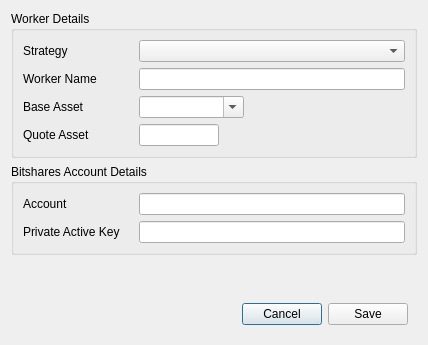
<?xml version="1.0" encoding="UTF-8"?>
<ui version="4.0">
 <class>Dialog</class>
 <widget class="QDialog" name="Dialog">
  <property name="geometry">
   <rect>
    <x>0</x>
    <y>0</y>
    <width>428</width>
    <height>345</height>
   </rect>
  </property>
  <property name="windowTitle">
   <string>DEXBot - Create Worker</string>
  </property>
  <property name="styleSheet">
   <string notr="true"/>
  </property>
  <property name="modal">
   <bool>true</bool>
  </property>
  <layout class="QGridLayout" name="gridLayout">
   <item row="4" column="0">
    <widget class="QWidget" name="widget" native="true">
     <property name="sizePolicy">
      <sizepolicy hsizetype="Preferred" vsizetype="Fixed">
       <horstretch>0</horstretch>
       <verstretch>0</verstretch>
      </sizepolicy>
     </property>
     <layout class="QHBoxLayout" name="horizontalLayout_2">
      <item>
       <spacer name="horizontalSpacer">
        <property name="orientation">
         <enum>Qt::Horizontal</enum>
        </property>
        <property name="sizeHint" stdset="0">
         <size>
          <width>179</width>
          <height>20</height>
         </size>
        </property>
       </spacer>
      </item>
      <item>
       <widget class="QPushButton" name="cancel_button">
        <property name="sizePolicy">
         <sizepolicy hsizetype="Fixed" vsizetype="Fixed">
          <horstretch>0</horstretch>
          <verstretch>0</verstretch>
         </sizepolicy>
        </property>
        <property name="cursor">
         <cursorShape>PointingHandCursor</cursorShape>
        </property>
        <property name="text">
         <string>Cancel</string>
        </property>
       </widget>
      </item>
      <item>
       <widget class="QPushButton" name="save_button">
        <property name="sizePolicy">
         <sizepolicy hsizetype="Fixed" vsizetype="Fixed">
          <horstretch>0</horstretch>
          <verstretch>0</verstretch>
         </sizepolicy>
        </property>
        <property name="cursor">
         <cursorShape>PointingHandCursor</cursorShape>
        </property>
        <property name="text">
         <string>Save</string>
        </property>
       </widget>
      </item>
     </layout>
    </widget>
   </item>
   <item row="3" column="0">
    <spacer name="verticalSpacer">
     <property name="orientation">
      <enum>Qt::Vertical</enum>
     </property>
     <property name="sizeHint" stdset="0">
      <size>
       <width>20</width>
       <height>40</height>
      </size>
     </property>
    </spacer>
   </item>
   <item row="1" column="0">
    <widget class="QGroupBox" name="groupBox_2">
     <property name="title">
      <string>Bitshares Account Details</string>
     </property>
     <layout class="QFormLayout" name="formLayout_2">
      <property name="rowWrapPolicy">
       <enum>QFormLayout::WrapLongRows</enum>
      </property>
      <item row="0" column="0">
       <widget class="QLabel" name="account_label">
        <property name="sizePolicy">
         <sizepolicy hsizetype="Fixed" vsizetype="Preferred">
          <horstretch>0</horstretch>
          <verstretch>0</verstretch>
         </sizepolicy>
        </property>
        <property name="minimumSize">
         <size>
          <width>110</width>
          <height>0</height>
         </size>
        </property>
        <property name="maximumSize">
         <size>
          <width>110</width>
          <height>16777215</height>
         </size>
        </property>
        <property name="text">
         <string>Account</string>
        </property>
        <property name="buddy">
         <cstring>account_input</cstring>
        </property>
       </widget>
      </item>
      <item row="0" column="1">
       <widget class="QLineEdit" name="account_input"/>
      </item>
      <item row="1" column="0">
       <widget class="QLabel" name="private_key_label">
        <property name="sizePolicy">
         <sizepolicy hsizetype="Fixed" vsizetype="Preferred">
          <horstretch>0</horstretch>
          <verstretch>0</verstretch>
         </sizepolicy>
        </property>
        <property name="minimumSize">
         <size>
          <width>110</width>
          <height>0</height>
         </size>
        </property>
        <property name="maximumSize">
         <size>
          <width>110</width>
          <height>16777215</height>
         </size>
        </property>
        <property name="text">
         <string>Private Active Key</string>
        </property>
        <property name="scaledContents">
         <bool>false</bool>
        </property>
        <property name="wordWrap">
         <bool>true</bool>
        </property>
        <property name="buddy">
         <cstring>private_key_input</cstring>
        </property>
       </widget>
      </item>
      <item row="1" column="1">
       <widget class="QLineEdit" name="private_key_input">
        <property name="sizePolicy">
         <sizepolicy hsizetype="Preferred" vsizetype="Fixed">
          <horstretch>0</horstretch>
          <verstretch>0</verstretch>
         </sizepolicy>
        </property>
        <property name="echoMode">
         <enum>QLineEdit::Password</enum>
        </property>
        <property name="clearButtonEnabled">
         <bool>false</bool>
        </property>
       </widget>
      </item>
     </layout>
    </widget>
   </item>
   <item row="0" column="0">
    <widget class="QGroupBox" name="groupBox">
     <property name="title">
      <string>Worker Details</string>
     </property>
     <layout class="QFormLayout" name="formLayout_3">
      <item row="0" column="0">
       <widget class="QLabel" name="strategy_label">
        <property name="minimumSize">
         <size>
          <width>110</width>
          <height>0</height>
         </size>
        </property>
        <property name="maximumSize">
         <size>
          <width>110</width>
          <height>16777215</height>
         </size>
        </property>
        <property name="text">
         <string>Strategy</string>
        </property>
        <property name="buddy">
         <cstring>strategy_input</cstring>
        </property>
       </widget>
      </item>
      <item row="0" column="1">
       <widget class="QComboBox" name="strategy_input">
        <property name="currentIndex">
         <number>-1</number>
        </property>
       </widget>
      </item>
      <item row="1" column="0">
       <widget class="QLabel" name="worker_name_label">
        <property name="minimumSize">
         <size>
          <width>110</width>
          <height>0</height>
         </size>
        </property>
        <property name="maximumSize">
         <size>
          <width>110</width>
          <height>16777215</height>
         </size>
        </property>
        <property name="text">
         <string>Worker Name</string>
        </property>
        <property name="buddy">
         <cstring>worker_name_input</cstring>
        </property>
       </widget>
      </item>
      <item row="1" column="1">
       <widget class="QLineEdit" name="worker_name_input"/>
      </item>
      <item row="2" column="0">
       <widget class="QLabel" name="base_asset_label">
        <property name="minimumSize">
         <size>
          <width>110</width>
          <height>0</height>
         </size>
        </property>
        <property name="maximumSize">
         <size>
          <width>110</width>
          <height>16777215</height>
         </size>
        </property>
        <property name="text">
         <string>Base Asset</string>
        </property>
       </widget>
      </item>
      <item row="3" column="0">
       <widget class="QLabel" name="quote_asset_label">
        <property name="minimumSize">
         <size>
          <width>110</width>
          <height>0</height>
         </size>
        </property>
        <property name="maximumSize">
         <size>
          <width>110</width>
          <height>16777215</height>
         </size>
        </property>
        <property name="text">
         <string>Quote Asset</string>
        </property>
        <property name="buddy">
         <cstring>quote_asset_input</cstring>
        </property>
       </widget>
      </item>
      <item row="3" column="1">
       <widget class="QLineEdit" name="quote_asset_input">
        <property name="sizePolicy">
         <sizepolicy hsizetype="Fixed" vsizetype="Fixed">
          <horstretch>0</horstretch>
          <verstretch>0</verstretch>
         </sizepolicy>
        </property>
        <property name="maximumSize">
         <size>
          <width>80</width>
          <height>16777215</height>
         </size>
        </property>
       </widget>
      </item>
      <item row="2" column="1">
       <widget class="QComboBox" name="base_asset_input">
        <property name="sizePolicy">
         <sizepolicy hsizetype="Fixed" vsizetype="Fixed">
          <horstretch>0</horstretch>
          <verstretch>0</verstretch>
         </sizepolicy>
        </property>
        <property name="minimumSize">
         <size>
          <width>105</width>
          <height>0</height>
         </size>
        </property>
        <property name="editable">
         <bool>true</bool>
        </property>
       </widget>
      </item>
     </layout>
    </widget>
   </item>
   <item row="2" column="0">
    <widget class="QWidget" name="widget_2" native="true">
     <layout class="QVBoxLayout" name="strategy_container">
      <property name="leftMargin">
       <number>0</number>
      </property>
      <property name="topMargin">
       <number>0</number>
      </property>
      <property name="rightMargin">
       <number>0</number>
      </property>
      <property name="bottomMargin">
       <number>0</number>
      </property>
     </layout>
    </widget>
   </item>
  </layout>
 </widget>
 <tabstops>
  <tabstop>strategy_input</tabstop>
  <tabstop>worker_name_input</tabstop>
  <tabstop>base_asset_input</tabstop>
  <tabstop>quote_asset_input</tabstop>
  <tabstop>account_input</tabstop>
  <tabstop>private_key_input</tabstop>
  <tabstop>save_button</tabstop>
  <tabstop>cancel_button</tabstop>
 </tabstops>
 <resources/>
 <connections/>
</ui>
